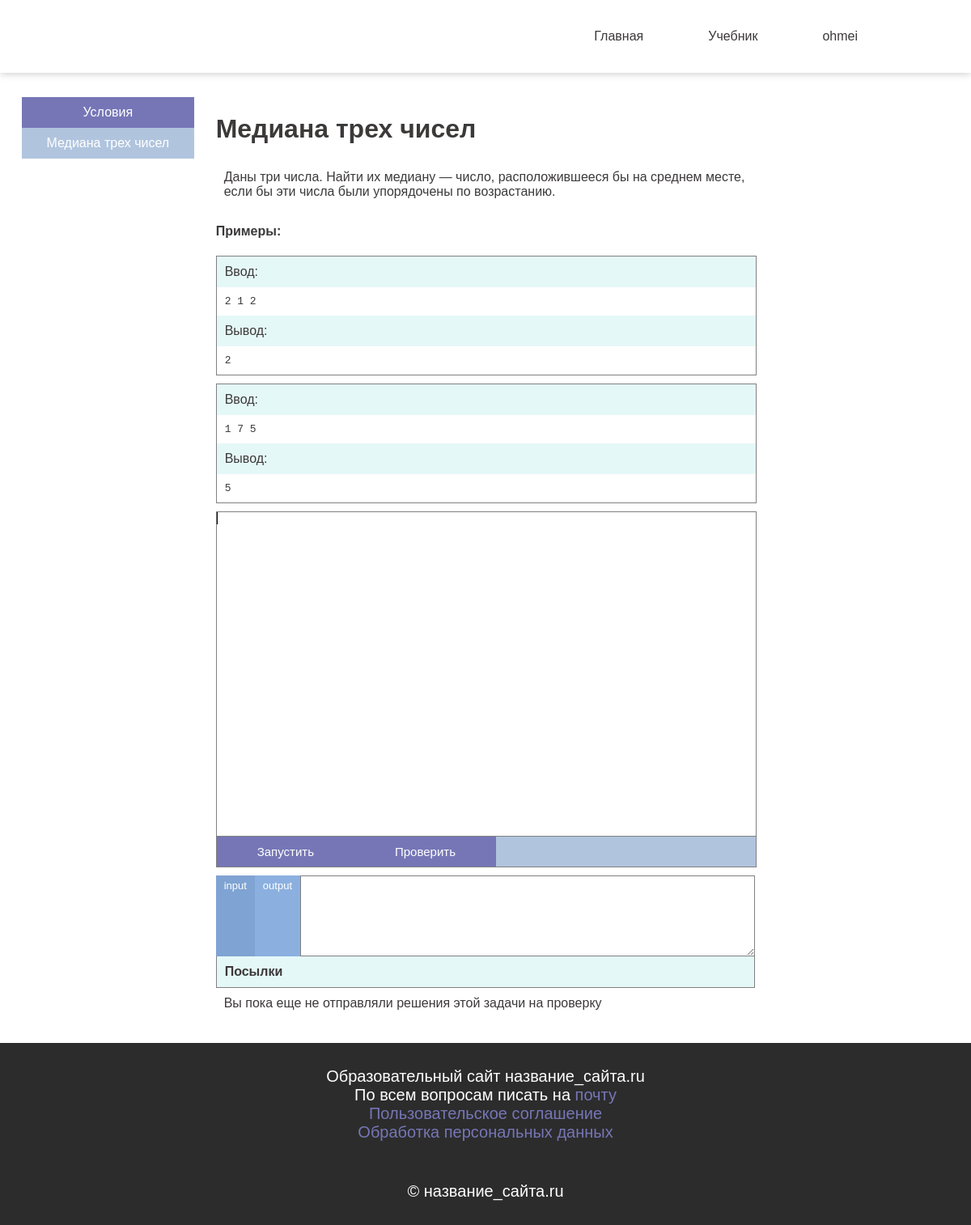
Before: /themes/tasks/16 (signed in) with the older database file.
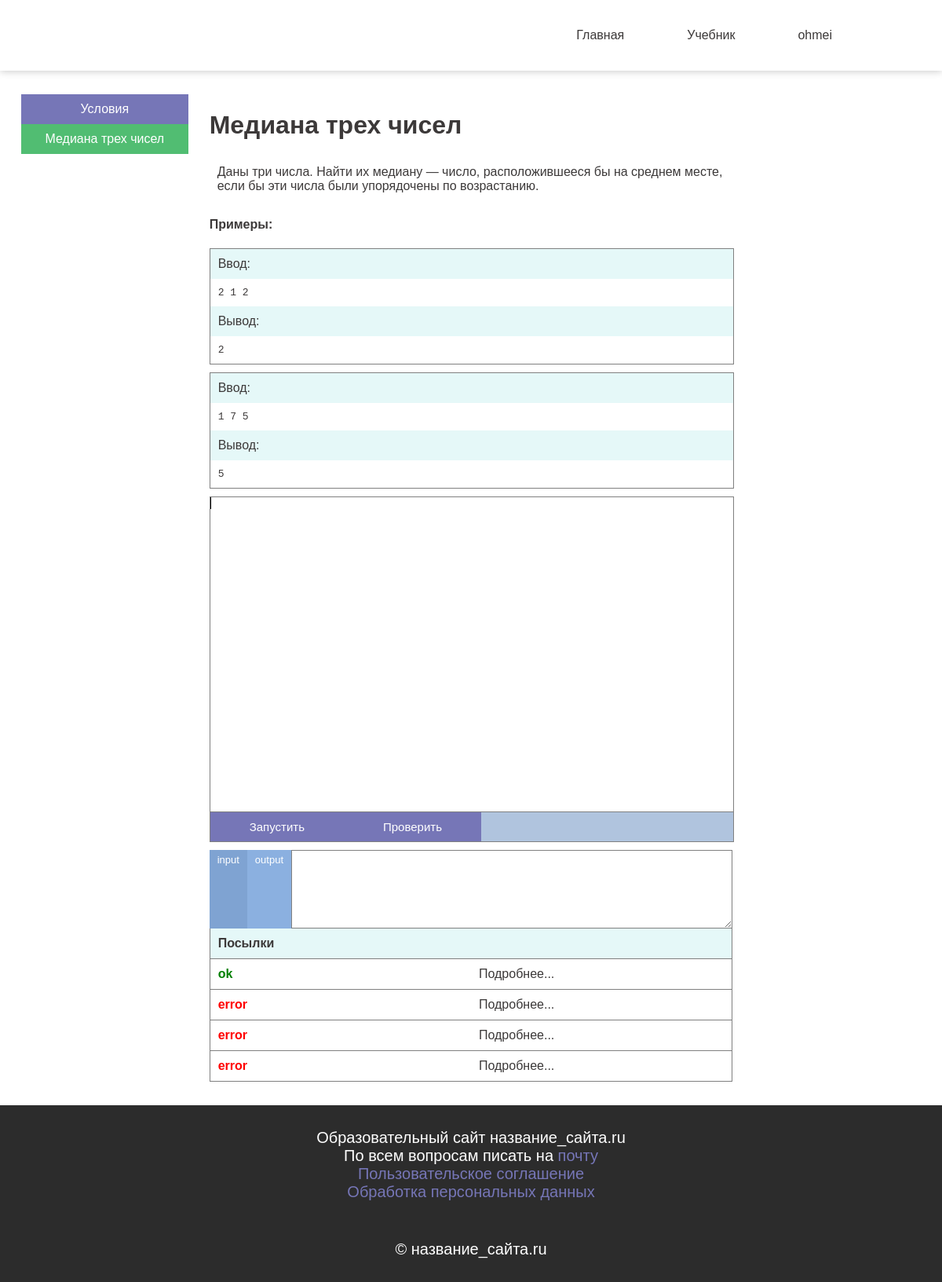
After: the same page with the newer database file.
### cpp_tutor/models.py (models this page shows, shortened)
class Themes(models.Model):
    name = models.TextField(verbose_name='Название')
    en_name = models.TextField(verbose_name='Английское название')
    theory = models.TextField(verbose_name='Теория', default='')
    link = models.TextField(verbose_name='Ссылка', default='')

class Tasks(models.Model):
    name = models.TextField(verbose_name='Название')
    text = models.TextField(verbose_name='Текст задачи')
    difficulty = models.IntegerField(verbose_name='Количество претестов')  # Надо бы столбец переименовать (уже удалить)

class ExampleTests(models.Model):
    id_task = models.ForeignKey(Tasks, on_delete=models.CASCADE)
    input = models.TextField(verbose_name='Ввод')
    output = models.TextField(verbose_name='Вывод')

class Verdicts(models.Model):
    id_user = models.ForeignKey(User, on_delete=models.CASCADE)
    id_task = models.ForeignKey(Tasks, on_delete=models.CASCADE)
    verdict = models.TextField(verbose_name='Вердикт', default='ok')
    code = models.TextField(verbose_name='Код посылки', default='')
    input = models.TextField(verbose_name='Ввод', default='')
    output = models.TextField(verbose_name='Вывод', default='')
    correct_out = models.TextField(verbose_name='Правильный ответ', default='')

### cpp_tutor/views.py (the view)
# urls.py: path('themes/tasks/<int:task_id>', views.TaskView.as_view(), name='task'),
class TaskView(TemplateView):
    template_name = 'cpp_tutor/task.html'
    def get(self, request, task_id):
        voc = {}
        try:
            voc['login'] = request.session['login']
            user = User.objects.all().filter(username=voc['login'])[0]
        except Exception:
            voc['login'] = False
        voc['cur'] = task_id
        task = Tasks.objects.all().filter(id=task_id)
        if len(task) == 0:
            raise Http404
        task = task[0]
        voc['task'] = {'id': task_id, 'name': task.name, 'text': task.text, 'difficulty': task.difficulty}
        voc['pretests'] = []
        pretests = ExampleTests.objects.all().filter(id_task=task)
        for pretest in pretests:
            voc['pretests'].append({'in': pretest.input, 'out': pretest.output})
        theme = TasksConnectionThemes.objects.all().filter(id_task=task_id)
        if len(theme) == 0:
            raise Http404
        theme = theme[0].id_theme
        voc['theme'] = {'name': theme.name, 'link': theme.link}
        tasks = TasksConnectionThemes.objects.all().filter(id_theme=theme.id)
        voc['tasks'] = []
        for task in tasks:
            voc['tasks'].append({'id': task.id_task.id, 'name': task.id_task.name, 'complete': False})
            if voc['login']:
                complete = Verdicts.objects.all().filter(id_task=task.id_task, id_user=user, verdict='ok')
                if len(complete) > 0:
                    voc['tasks'][-1]['complete'] = True
        voc['verdicts'] = []
        verdicts = Verdicts.objects.all().filter(id_task=task.id_task, id_user=user)
        if len(verdicts) == 0:
            voc['verdicts'] = False
        else:
            for verdict in verdicts:
                voc['verdicts'].append({'answer': verdict.verdict,
                                        'code': verdict.code,
                                        'input': verdict.input,
                                        'output': verdict.output,
                                        'correct': verdict.correct_out})
            voc['verdicts'].reverse()
        return render(request, self.template_name, voc)

### templates/cpp_tutor/task.html (shortened to what this page needs)
{% include 'cpp_tutor/header.html' %}
{% load static %}
<link rel="stylesheet" href="{% static "cpp_tutor/redactor.css" %}">
<body>
<div class="tasks-container">
    <div class="tasks-menu-container">
        {% include "cpp_tutor/tasks_menu.html" %}
    </div>
    <div class="redactor-container">
        <h1 id="task-name">{{ task.name }}</h1>
        <p id="task-text">{{ task.text }}</p>
        <div class="pre-tests">
            <h4>Примеры:</h4>
            {% for pretest in pretests %}
                <div class="pre-test">
                    <div class="test-in-out-block"><p>Ввод:</p>
                        <pre class="test-in-out-text">{{ pretest.in }}</pre>
                    </div>
                    <div class="test-in-out-block"><p>Вывод:</p>
                        <pre class="test-in-out-text">{{ pretest.out }}</pre>
                    </div>
                </div>
            {% endfor %}
        </div>
        <div id="editor">
        </div>
        <div class="editor-btns">
            {% if login %}
                <div id="start-btn" class="editor-btn btn">Запустить</div>
                <div id="start-testing-btn" class="editor-btn btn">Проверить</div>
            {% else %}
                <p style="color: white">Для отправки решений необходимо войти в аккаунт</p>
            {% endif %}
        </div>
        <div id="question-answer">
            <label for="input-check" class="in-out-btn" id="in-btn">input</label>
            <label for="output-check" class="in-out-btn" id="out-btn">output</label>
            <textarea id="input-block"></textarea>
        </div>
        <div id="testing-system-answer">
        <div class="verdicts-title"><p style="font-weight: 700">Посылки</p></div>
        {% if verdicts %}
            {% for verdict in verdicts %}
                <div class="verdict">
                    <div class="answer">
                        {% if verdict.answer == 'ok' %}
                            <p style="color: green">{{ verdict.answer }}</p>
                        {% else %}
                            <p>{{ verdict.answer }}</p>
                        {% endif %}
                    </div>
                    <label for="check-results-{{ forloop.counter }}"><p>Подробнее...</p></label>
                </div>
            {% endfor %}
        {% else %}
            <p>Вы пока еще не отправляли решения этой задачи на проверку</p>
        {% endif %}
        </div>
    </div>
    <div></div>
</div>
</body>
{% include 'cpp_tutor/footer.html' %}

### templates/cpp_tutor/header.html (shortened to what this page needs)
<html>
<head>
    {% load static %}
    <link rel="stylesheet" href="{% static "cpp_tutor/style.css" %}">
</head>
<body>
<header>
    <div class="logo"></div>
    <ul id="header">
        <li><a href="/">Главная</a></li>
        <li><a href="/themes">Учебник</a></li>
        {% if not login %}
            <li><label for='authorization-check'><a class='account-btn'>Аккаунт</a></label><input type='checkbox'
                                                                                                  id='authorization-check'
                                                                                                  style='display: none;'>
                <div class='account'>
                    <div id='account-menu'>
                        <input type="radio" id='auto-check' name="layout" checked>
                        <label for='auto-check' class='account-menu auto'>Авторизация</label>
                        <input type="radio" id='reg-check' name="layout">
                        <label for='reg-check' class='account-menu reg'>Регистрация</label>
                        <div class='auto-cont cont'>
                            <form id="auto-submit">
                                <input type="text" class="login-password-form" id="login-auto" maxsize="30"
                                       placeholder="Логин" required>
                                <input type="password" class="login-password-form" id="password-auto"
                                       placeholder="Пароль" maxsize="30" required>
                                <input type="submit" class="submit-btn">
                            </form>
                            <p id='auto-ans' class='answer'></p>
                            <label class='bfme-button bfme-button-auto' for='authorization-check'>закрыть</label>
                            <script>
                                $('#auto-submit').submit(function (e) {
                                    e.preventDefault();
                                    $.ajax({
                                        url: '/handler/',
                                        type: 'POST',
                                        data: {
                                            action: "auth",
                                            login: $('#login-auto').val(),
                                            password: $('#password-auto').val()
                                        },
                                    }).done(function (data) {
                                        //alert(data);
                                        //data = JSON.parse(data);
                                        if (data.answer == "success") {
                                            location.reload();
                                        } else {
                                            $('#auto-ans').html(data.error);
                                        }
                                    });
                                    $('#login-auto').val('');
                                    $('#password-auto').val('');
                                    return false;
                                });
                            </script>
                        </div>
                        <div class='reg-cont cont'>
                            <form id="reg-submit">
                                <input type="text" class="login-password-form" id="login-reg" placeholder="Логин"
                                       required>
                                <input type="email" class="login-password-form" id="email-reg" placeholder="email"
                                       required>
                                <input type="password" class="login-password-form" id="password-reg"
                                       placeholder="Пароль" required>
                                <input type="submit" class="submit-btn">
                            </form>
                            <p id='reg-ans' class='answer'></p>
                            <script>
                                $('#reg-submit').submit(function (e) {
                                    e.preventDefault();
                                    $.ajax({
                                        url: '/handler/',
                                        type: 'POST',
                                        data: {
                                            action: "reg",
                                            login: $('#login-reg').val(),
                                            email: $('#email-reg').val(),
                                            password: $('#password-reg').val()
                                        },
                                    }).done(function (data) {
                                        if (data.answer == "success") {
                                            location.reload();
                                        } else {
                                            $('#reg-ans').html(data.error);
                                        }
                                    });
                                    $('#login-reg').val('');
                                    $('#password-reg').val('');
                                    $('#email-reg').val('');
                                    return false;
                                });
                            </script>
                        </div>
                    </div>
                </div>
            </li>
        {% else %}
            <li><a id="exit">{{ login }}</a></li>
        {% endif %}
    </ul>
</header>

### templates/cpp_tutor/tasks_menu.html
<nav class="tasks-menu">
    <a class="theory" href="/themes/{{ theme.link }}">{{ theme.name }}</a>
    {% for task in tasks %}
        {% if task.complete %}
            <a class="task complete" href="/themes/tasks/{{ task.id }}">{{ task.name }}</a>
        {% elif task.id == cur %}
            <a class="task cur-task" href="/themes/tasks/{{ task.id }}">{{ task.name }}</a>
        {% else %}
            <a class="task" href="/themes/tasks/{{ task.id }}">{{ task.name }}</a>
        {% endif %}
    {% endfor %}
</nav>

### templates/cpp_tutor/footer.html
<footer>
    <div class="footer-container">
        <div>Образовательный сайт название_сайта.ru</div>
        <div>По всем вопросам писать на <a href="mailto:poyarkov12390@gmail.com">почту</a></div>
        <div><a href="../rules/">Пользовательское соглашение</a></div>
        <div><a href="../politika/">Обработка персональных данных</a></div>
        <div style="margin-top: 50px">© название_сайта.ru</div>
    </div>
</footer>
</body>
</html>

### cpp_tutor/static/cpp_tutor/style.css (style rules this page uses)
html, body, label { font-family: Arial; margin: 0; color: #3c3939; }
.answer { color: red; font-weight: 600; }
#header { width: fit-content; margin-left: auto; margin-right: 100px; display: flex; position: relative; z-index: 998; }
#header li { list-style: none; padding: 10px 0; margin: 0 10px; }
#header li a { color: #3c3939; text-decoration: none; cursor: pointer; transition: all 0.3s; padding: 10px 30px; }
.logo { margin-right: auto; margin-left: 100px; width: 70px; height: 70px; background-repeat: no-repeat; background-position: center; background-size: contain; }
header { display: flex; padding: 10px 0; box-shadow: 0 0 10px #c1c1c1; }
.btn { font-size: 20px; display: block; text-decoration: none; background-color: #7676b7; padding: 10px 50px; transition: all 0.2s; color: white; width: fit-content; height: fit-content; margin: 0 auto; text-align: center; }
footer { width: 100%; background-color: #2c2c2c; padding: 30px 0; height: fit-content; color: white; font-size: 20px; text-align: center; }
.footer-container { width: fit-content; height: fit-content; margin: auto; }
.footer-container a { color: #7676b7; text-decoration: none; }
.tasks-container { width: 100%; display: grid; grid-template-columns: 2fr 5fr 2fr; margin: 30px 0; }
.tasks-menu { width: 80%; height: fit-content; margin: 0 auto; }
.tasks-menu a { display: block; width: 100%; text-align: center; padding: 10px 0; text-decoration: none; transition: all 0.3s; }
.task { background: white; color: black; }
.theory { background: #7676b7; color: white; }
.complete { background: #51bd72!important; color: white!important; }
.verdict { display: grid; grid-template-columns: 1fr 1fr; border: 1px solid gray; margin-top: -1px; }
.verdicts-title { background: #e5f8f8; margin-top: -1px; border: 1px solid gray; }

### cpp_tutor/static/cpp_tutor/redactor.css (style rules this page uses)
#editor { display: block; position: relative; width: 100%; height: 50vh; margin: auto; border: 1px solid gray; overflow: auto; }
.pre-test { width: 100%; border: 1px solid gray; margin: 10px 0; }
.test-in-out-block { height: fit-content; }
.test-in-out-block pre, p { padding: 10px; display: block; margin: 0; }
.test-in-out-block p { background: #e5f8f8; }
.editor-btns { display: flex; width: 100%; background: lightsteelblue; border: 1px solid gray; margin-top: -1px; }
.editor-btn { margin: 0; font-size: 15px; }
#input-block, #output { width: 100%; display: none; height: 100px; }
#input-check:checked ~ #input-block { display: block; }
.in-out-btn { display: block; font-size: 13px; margin: 0; padding: 5px 10px; background: #8bb0e0; color: white; transition: all 0.3s; }
#input-check:checked ~ #in-btn { background: #7fa3d2; }
#question-answer { display: flex; margin-top: 10px; }
#question-answer textarea { border: 1px solid gray; }

Changed rows visible on the page:
added Verdicts: answer "ok"
added Verdicts: answer "error"
added Verdicts: answer "error"
added Verdicts: answer "error"
Other visible differences:
list line gone: "Медиана трех чисел"
new list line: "Медиана трех чисел"
new list line: "Подробнее..."
text no longer shown: "Вы пока еще не отправляли решения этой задачи на проверку"
